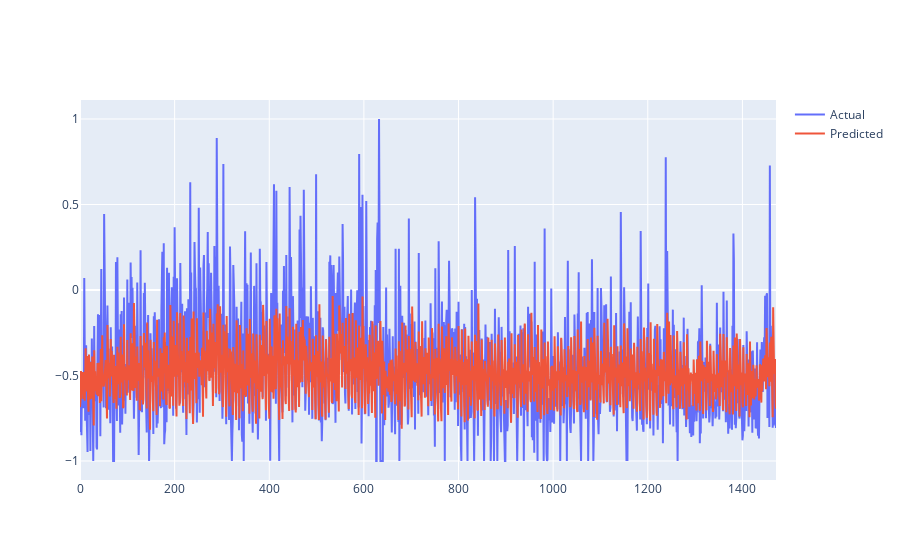

The notebook cell this image was saved under:
### Code cell
import plotly.graph_objects as go

y_pred_flat = flatten(rnn.predict(X))
y_actual_flat = flatten(y.numpy())

x = np.arange(y_pred_flat.shape[0])
fig = go.Figure()
fig.add_trace(go.Scatter(x=x, y=y_actual_flat, name="Actual"))
fig.add_trace(go.Scatter(x=x, y=y_pred_flat, name="Predicted"))
fig.show()

### Figure 1 — Plotly figure (JSON) as saved in the notebook; plotly's stock layout.template omitted (floating-point values rounded to 4 significant figures; data arrays with more than 128 entries replaced by an {"elided": "..."} marker saying what was removed)
{"data": [{"name": "Actual", "type": "scatter", "x": {"elided": "1472 int values"}, "y": {"elided": "1472 float values"}}, {"name": "Predicted", "type": "scatter", "x": {"elided": "1472 int values"}, "y": {"elided": "1472 float values"}}], "layout": {}}
